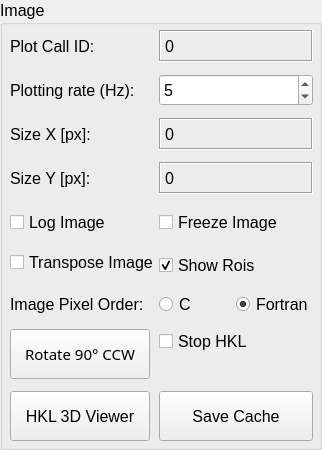
           <widget class="QGroupBox" name="group_box_img_info">
            <property name="sizePolicy">
             <sizepolicy hsizetype="Expanding" vsizetype="Minimum">
              <horstretch>0</horstretch>
              <verstretch>0</verstretch>
             </sizepolicy>
            </property>
            <property name="minimumSize">
             <size>
              <width>0</width>
              <height>450</height>
             </size>
            </property>
            <property name="font">
             <font>
              <pointsize>12</pointsize>
             </font>
            </property>
            <property name="title">
             <string>Image</string>
            </property>
            <widget class="QWidget" name="formLayoutWidget">
             <property name="geometry">
              <rect>
               <x>10</x>
               <y>30</y>
               <width>303</width>
               <height>411</height>
              </rect>
             </property>
             <layout class="QFormLayout" name="image_layout">
              <property name="sizeConstraint">
               <enum>QLayout::SetDefaultConstraint</enum>
              </property>
              <property name="labelAlignment">
               <set>Qt::AlignLeading|Qt::AlignLeft|Qt::AlignVCenter</set>
              </property>
              <property name="formAlignment">
               <set>Qt::AlignLeading|Qt::AlignLeft|Qt::AlignVCenter</set>
              </property>
              <property name="horizontalSpacing">
               <number>0</number>
              </property>
              <property name="verticalSpacing">
               <number>12</number>
              </property>
              <property name="bottomMargin">
               <number>0</number>
              </property>
              <item row="0" column="0">
               <widget class="QLabel" name="image_lbl_plot_id">
                <property name="minimumSize">
                 <size>
                  <width>0</width>
                  <height>25</height>
                 </size>
                </property>
                <property name="font">
                 <font>
                  <pointsize>12</pointsize>
                 </font>
                </property>
                <property name="text">
                 <string>Plot Call ID:</string>
                </property>
               </widget>
              </item>
              <item row="0" column="1">
               <widget class="QLabel" name="plot_call_id">
                <property name="sizePolicy">
                 <sizepolicy hsizetype="Expanding" vsizetype="Expanding">
                  <horstretch>0</horstretch>
                  <verstretch>0</verstretch>
                 </sizepolicy>
                </property>
                <property name="minimumSize">
                 <size>
                  <width>0</width>
                  <height>0</height>
                 </size>
                </property>
                <property name="font">
                 <font>
                  <pointsize>12</pointsize>
                 </font>
                </property>
                <property name="frameShape">
                 <enum>QFrame::Box</enum>
                </property>
                <property name="frameShadow">
                 <enum>QFrame::Sunken</enum>
                </property>
                <property name="text">
                 <string>0</string>
                </property>
               </widget>
              </item>
              <item row="1" column="0">
               <widget class="QLabel" name="image_lbl_plotting_rate">
                <property name="minimumSize">
                 <size>
                  <width>28</width>
                  <height>16</height>
                 </size>
                </property>
                <property name="font">
                 <font>
                  <pointsize>12</pointsize>
                 </font>
                </property>
                <property name="text">
                 <string>Plotting rate (Hz):</string>
                </property>
               </widget>
              </item>
              <item row="1" column="1">
               <widget class="QSpinBox" name="plotting_frequency">
                <property name="sizePolicy">
                 <sizepolicy hsizetype="Expanding" vsizetype="Expanding">
                  <horstretch>0</horstretch>
                  <verstretch>0</verstretch>
                 </sizepolicy>
                </property>
                <property name="font">
                 <font>
                  <pointsize>12</pointsize>
                 </font>
                </property>
                <property name="minimum">
                 <number>1</number>
                </property>
                <property name="maximum">
                 <number>999999999</number>
                </property>
                <property name="value">
                 <number>5</number>
                </property>
               </widget>
              </item>
              <item row="2" column="0">
               <widget class="QLabel" name="image_lbl_size_x">
                <property name="font">
                 <font>
                  <pointsize>12</pointsize>
                 </font>
                </property>
                <property name="text">
                 <string>Size X [px]:</string>
                </property>
               </widget>
              </item>
              <item row="2" column="1">
               <widget class="QLabel" name="size_x_val">
                <property name="enabled">
                 <bool>true</bool>
                </property>
                <property name="sizePolicy">
                 <sizepolicy hsizetype="Expanding" vsizetype="Expanding">
                  <horstretch>0</horstretch>
                  <verstretch>0</verstretch>
                 </sizepolicy>
                </property>
                <property name="font">
                 <font>
                  <pointsize>12</pointsize>
                 </font>
                </property>
                <property name="frameShape">
                 <enum>QFrame::Box</enum>
                </property>
                <property name="frameShadow">
                 <enum>QFrame::Sunken</enum>
                </property>
                <property name="text">
                 <string>0</string>
                </property>
               </widget>
              </item>
              <item row="3" column="0">
               <widget class="QLabel" name="image_lbl_size_y">
                <property name="font">
                 <font>
                  <pointsize>12</pointsize>
                 </font>
                </property>
                <property name="text">
                 <string>Size Y [px]:</string>
                </property>
               </widget>
              </item>
              <item row="3" column="1">
               <widget class="QLabel" name="size_y_val">
                <property name="sizePolicy">
                 <sizepolicy hsizetype="Expanding" vsizetype="Expanding">
                  <horstretch>0</horstretch>
                  <verstretch>0</verstretch>
                 </sizepolicy>
                </property>
                <property name="minimumSize">
                 <size>
                  <width>0</width>
                  <height>30</height>
                 </size>
                </property>
                <property name="font">
                 <font>
                  <pointsize>12</pointsize>
                 </font>
                </property>
                <property name="frameShape">
                 <enum>QFrame::Box</enum>
                </property>
                <property name="frameShadow">
                 <enum>QFrame::Sunken</enum>
                </property>
                <property name="text">
                 <string>0</string>
                </property>
                <property name="alignment">
                 <set>Qt::AlignLeading|Qt::AlignLeft|Qt::AlignVCenter</set>
                </property>
               </widget>
              </item>
              <item row="4" column="0">
               <widget class="QCheckBox" name="log_image">
                <property name="enabled">
                 <bool>true</bool>
                </property>
                <property name="sizePolicy">
                 <sizepolicy hsizetype="Expanding" vsizetype="Expanding">
                  <horstretch>0</horstretch>
                  <verstretch>0</verstretch>
                 </sizepolicy>
                </property>
                <property name="font">
                 <font>
                  <pointsize>12</pointsize>
                 </font>
                </property>
                <property name="tabletTracking">
                 <bool>false</bool>
                </property>
                <property name="text">
                 <string>Log Image</string>
                </property>
                <property name="checked">
                 <bool>false</bool>
                </property>
               </widget>
              </item>
              <item row="4" column="1">
               <widget class="QCheckBox" name="freeze_image">
                <property name="sizePolicy">
                 <sizepolicy hsizetype="Expanding" vsizetype="Expanding">
                  <horstretch>0</horstretch>
                  <verstretch>0</verstretch>
                 </sizepolicy>
                </property>
                <property name="font">
                 <font>
                  <pointsize>12</pointsize>
                 </font>
                </property>
                <property name="text">
                 <string>Freeze Image</string>
                </property>
               </widget>
              </item>
              <item row="5" column="0">
               <widget class="QCheckBox" name="chk_transpose">
                <property name="enabled">
                 <bool>true</bool>
                </property>
                <property name="maximumSize">
                 <size>
                  <width>161</width>
                  <height>16777215</height>
                 </size>
                </property>
                <property name="text">
                 <string>Transpose Image</string>
                </property>
               </widget>
              </item>
              <item row="5" column="1">
               <widget class="QCheckBox" name="display_rois">
                <property name="minimumSize">
                 <size>
                  <width>0</width>
                  <height>30</height>
                 </size>
                </property>
                <property name="text">
                 <string>Show Rois</string>
                </property>
                <property name="checked">
                 <bool>true</bool>
                </property>
               </widget>
              </item>
              <item row="6" column="1">
               <layout class="QHBoxLayout" name="horizontalLayout_2">
                <item>
                 <widget class="QRadioButton" name="rbtn_C">
                  <property name="text">
                   <string>C</string>
                  </property>
                 </widget>
                </item>
                <item>
                 <widget class="QRadioButton" name="rbtn_F">
                  <property name="text">
                   <string>Fortran</string>
                  </property>
                  <property name="checked">
                   <bool>true</bool>
                  </property>
                 </widget>
                </item>
               </layout>
              </item>
              <item row="7" column="0">
               <widget class="QPushButton" name="rotate90degCCW">
                <property name="enabled">
                 <bool>true</bool>
                </property>
                <property name="minimumSize">
                 <size>
                  <width>140</width>
                  <height>50</height>
                 </size>
                </property>
                <property name="font">
                 <font>
                  <family>Sans Serif</family>
                  <pointsize>11</pointsize>
                  <weight>50</weight>
                  <italic>false</italic>
                  <bold>false</bold>
                 </font>
                </property>
                <property name="styleSheet">
                 <string notr="true"/>
                </property>
                <property name="text">
                 <string>Rotate 90° CCW</string>
                </property>
               </widget>
              </item>
              <item row="6" column="0">
               <widget class="QLabel" name="label">
                <property name="text">
                 <string>Image Pixel Order:</string>
                </property>
               </widget>
              </item>
              <item row="7" column="1">
               <widget class="QCheckBox" name="stop_hkl">
                <property name="text">
                 <string>Stop HKL</string>
                </property>
               </widget>
              </item>
              <item row="8" column="0">
               <widget class="QPushButton" name="btn_hkl_viewer">
                <property name="sizePolicy">
                 <sizepolicy hsizetype="Minimum" vsizetype="Preferred">
                  <horstretch>0</horstretch>
                  <verstretch>0</verstretch>
                 </sizepolicy>
                </property>
                <property name="minimumSize">
                 <size>
                  <width>140</width>
                  <height>50</height>
                 </size>
                </property>
                <property name="text">
                 <string>HKL 3D Viewer</string>
                </property>
               </widget>
              </item>
              <item row="8" column="1">
               <widget class="QPushButton" name="btn_save_caches">
                <property name="minimumSize">
                 <size>
                  <width>140</width>
                  <height>50</height>
                 </size>
                </property>
                <property name="text">
                 <string>Save Cache</string>
                </property>
               </widget>
              </item>
             </layout>
            </widget>
           </widget>
